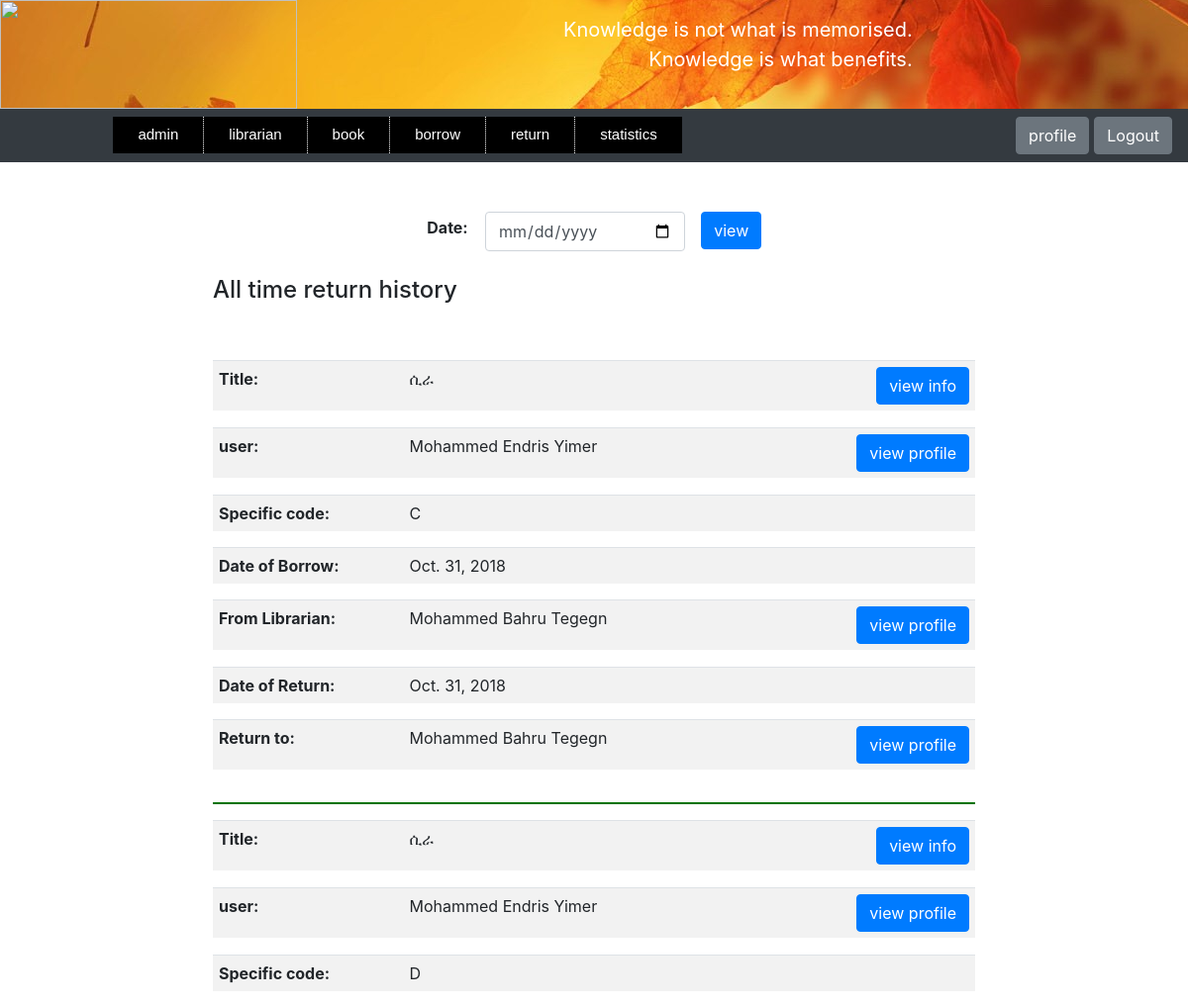
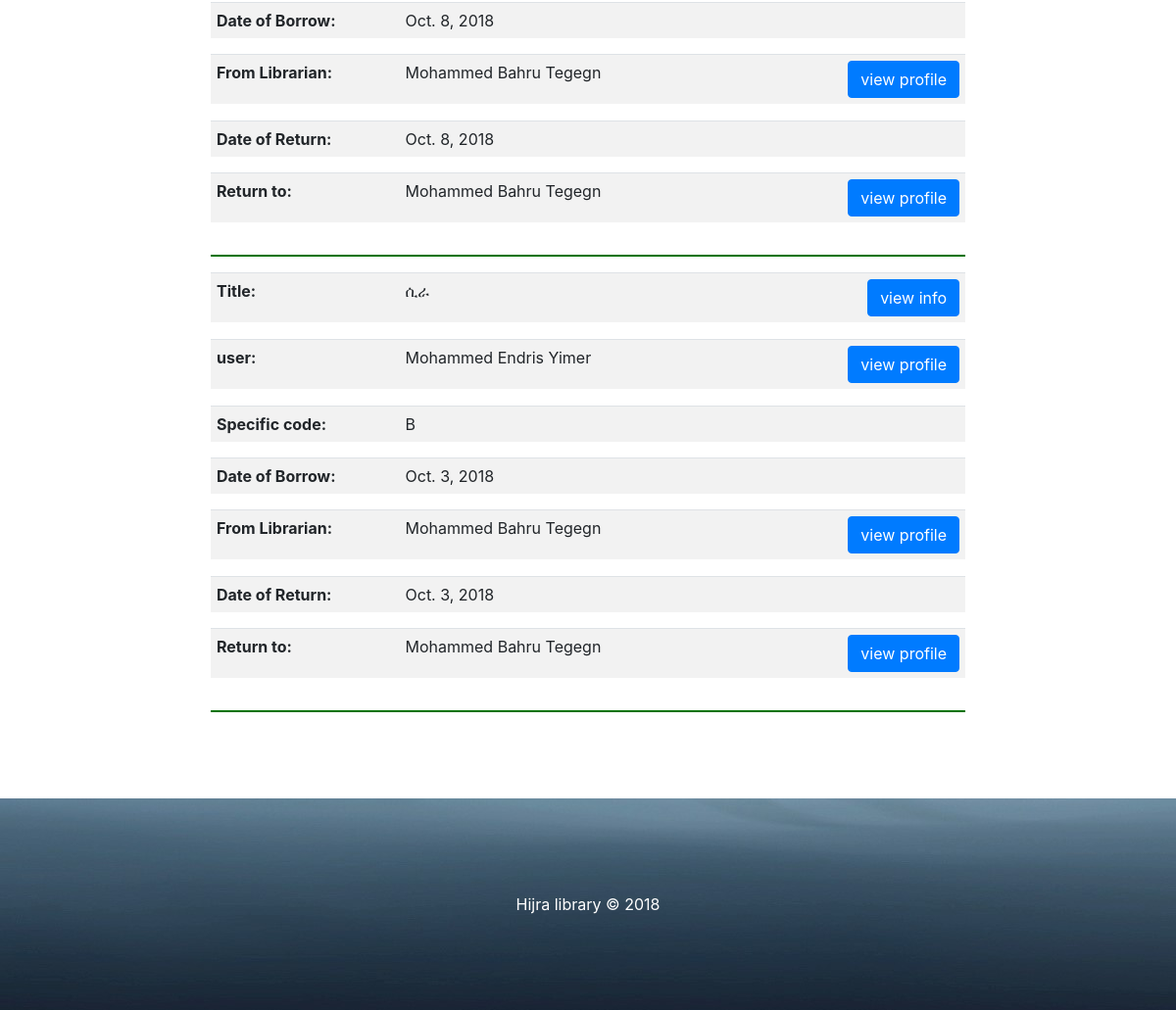
Page /view-book-return/ (signed in) on the committed database (2 pictures, top to bottom).
### store/models.py (models this page shows, shortened)
class Borrow(models.Model):
    user = models.ForeignKey(User, on_delete=models.CASCADE)
    book = models.ForeignKey(Book, on_delete=models.CASCADE)
    librarian = models.ForeignKey(Librarian, on_delete=models.CASCADE, null=True, blank=True,
                                  related_name='borrow_librarian')
    specific_code = models.CharField(max_length=200)
    borrow_date = models.DateField()
    return_date = models.DateField(blank=True, null=True)
    return_to = models.ForeignKey(Librarian, on_delete=models.CASCADE, null=True, blank=True,
                                  related_name='return_librarian')

class Book(models.Model):
    code = models.CharField(max_length=200, unique=True)
    title = models.CharField(max_length=200)
    author = models.CharField(max_length=200)
    pub_year = models.PositiveSmallIntegerField(null=True, blank=True)
    category = models.ForeignKey(Category, on_delete=models.CASCADE, null=True, blank=True)
    description = models.TextField(blank=True)
    page = models.PositiveIntegerField()
    amount = models.PositiveIntegerField(default=1)
    specific_code = CollectionField(sort=True, unique_items=True, collection_type=set)
    borrow_specific_code = CollectionField(sort=True, unique_items=True, collection_type=set, blank=True)
    image = models.ImageField(upload_to='', blank=True, default='book.png')
    register_date = models.DateField()
    class Meta:
        unique_together = ('title', 'author', 'page')
    def image_tag(self):
        return mark_safe('<img src="%s" width="150" height="150"/>' % self.image.url)
    image_tag.short_description = 'Image'
    image_tag.allow_tags = True

class User(models.Model):
    user_id = models.CharField(max_length=200, blank=True, unique=True)
    name = models.CharField(max_length=200, help_text='Enter user Name')
    middle_name = models.CharField(max_length=200)
    last_name = models.CharField(max_length=200)
    phone_regex = RegexValidator(
        regex=r'^\+?1?\d{10,15}$',
        message='Phone number must be entered in the format : 0987654321 or +251987654321 up to 15 digits allowed'
    )
    phone = models.CharField(validators=[phone_regex], max_length=15)
    year = models.PositiveSmallIntegerField(blank=True, null=True, default=0)
    department = models.CharField(max_length=200, null=True, blank=True)
    email = models.EmailField(blank=True)
    password_regex = RegexValidator(
        regex=r'^\S{6,1024}',
        message='password must be at least 6 character'
    )
    password = models.CharField(validators=[password_regex], max_length=1024)
    password_hint = models.CharField(max_length=200, blank=True)
    sex = models.CharField(max_length=200, choices=(('male', 'male'), ('female', 'female')))
    photo = models.ImageField(blank=True, default='null.png')
    register_date = models.DateField()
    def image_tag(self):
        return mark_safe('<img src="%s" width="150" height="150"/>' % self.photo.url)
    image_tag.short_description = 'Photo'
    image_tag.allow_tags = True

class Librarian(models.Model):
    librarian_id = models.CharField(max_length=200, blank=True, unique=True)
    name = models.CharField(max_length=200)
    middle_name = models.CharField(max_length=200)
    last_name = models.CharField(max_length=200)
    phone_regex = RegexValidator(
        regex=r'^\+?1?\d{10,15}$',
        message='Phone number must be entered in the format : 0987654321 or +251987654321 up to 15 digits allowed'
    )
    phone = models.CharField(validators=[phone_regex], max_length=15)
    year = models.PositiveSmallIntegerField(blank=True, null=True, default=0)
    department = models.CharField(max_length=200, null=True, blank=True)
    email = models.EmailField(blank=True)
    password_regex = RegexValidator(
        regex=r'^\S{6,1024}',
        message='password must be at least 6 character'
    )
    password = models.CharField(validators=[password_regex], max_length=1024)
    password_hint = models.CharField(max_length=200, blank=True)
    sex = models.CharField(max_length=200, choices=(('male', 'male'), ('female', 'female')))
    photo = models.ImageField(blank=True, default='null.png')
    register_date = models.DateField()
    def image_tag(self):
        return mark_safe('<img src="%s" width="150" height="150"/>' % self.photo.url)
    image_tag.short_description = 'Photo'
    image_tag.allow_tags = True

### store/views.py (the view)
# urls.py: path('view-book-return/', views.view_book_return_by_admin, name='view_book_return_by_admin'),
def view_book_return_by_admin(request):
    admin_id = request.session.get('admin_auth')
    if not admin_id:
        raise Http404("You are not Logged in")
    admin = Admin.objects.get(admin_id=admin_id)
    if request.method == "POST":
        form = DateSearchEngine(request.POST)
        if form.is_valid():
            date = request.POST.get('search_date')
            borrow = Borrow.objects.filter(return_date=date)
            for i in borrow:
                i.book.photo = "Images/" + str(i.book.image)
                i.user.image = "Images/" + str(i.user.photo)
                if i.librarian:
                    i.librarian.image = "Images/" + str(i.librarian.photo)
                if i.return_to:
                    i.return_to.image = "Images/" + str(i.return_to.photo)
            return render(request, 'webpages/view_book_return_by_admin.html',
                          {'form': form, 'borrow': borrow, 'date': date, 'sex': admin.sex})
        return render(request, 'webpages/view_book_return_by_admin.html', {'form': form, 'date': None})
    else:
        form = DateSearchEngine()
        borrow = Borrow.objects.all().exclude(return_date=None).order_by('return_date').reverse()
        for i in borrow:
            i.book.photo = "Images/" + str(i.book.image)
            i.user.image = "Images/" + str(i.user.photo)
            if i.librarian:
                i.librarian.image = "Images/" + str(i.librarian.photo)
            if i.return_to:
                i.return_to.image = "Images/" + str(i.return_to.photo)
        return render(request, 'webpages/view_book_return_by_admin.html',
                      {'form': form, 'borrow': borrow, 'date': 'All time', 'sex': admin.sex})

### store/forms.py (shortened to what this page needs)
class DateSearchEngine(forms.Form):
    search_date = forms.DateField(
        label='Date',
        widget=forms.DateInput(attrs={'type': 'date'}),
    )

### store/models.py (called while the page is built)
    def __str__(self):
        return self.name

### store/templates/webpages/view_book_return_by_admin.html (shortened to what this page needs)
<!DOCTYPE html>
<html lang="en">
<head>
    {% include "webpages/admin_page.html" %}
    {%load static%}
    {%load filter%}
    {% load widget_tweaks %}
    <link rel="stylesheet" href="{% static 'files/bootstrap/css/bootstrap.css' %}"  type="text/css" >
    <link rel="stylesheet" href="{% static 'files/style5.css' %}"  type="text/css" >
    <link rel="stylesheet" href="{% static 'files/style6.css' %}"  type="text/css" >
    <link rel="stylesheet" href="{% static 'files/style8.css' %}"  type="text/css" >
</head>
    <body>
        <div class = "container col-4">
        <form enctype="multipart/form-data" method="post" novalidate>
            {% for field in form.visible_fields %}
                <table style="width:100%; margin-top:0px;">
                    <tr >
                        <td style="width:20%;" align="center">
                            <strong>{{ field.label_tag }}</strong>
                        </td>
                        <td style="width:55%; vertical-align: top;">
                    {% if form.is_bound %}
                        {% if field.errors %}
                            {% render_field field class="form-control is-invalid" %}
                            {% for  error in field.errors %}
                                <div class="invalid-feedback">
                                    {{ error }}
                                </div>
                            {% endfor %}
                        {% else %}
                            {% render_field field class="form-control is-valid" %}
                        {% endif %}
                    {% else %}
                        {% render_field field class="form-control" %}
                    {% endif %}
                        </td>
                        <td style="width:25%; vertical-align: top;" align="center">
                    <button type="submit" class = "btn btn-primary" > view</button>
                        </td>
                    </tr>
                </table>
            {% endfor %}
        </form>
        </div>
        <div class="container col-8">
            {% if date  %}
                {% if borrow %}
                    <br><h4>{{date}} return history</h4><br><br>
                {% else %}
                    <br><h4>There is no return history on {{date}}</h4><br>
                {% endif %}
            {% endif %}
        </div>
        {% for i in borrow %}
        <div class="container col-8">
                {% if i.user.sex == sex %}
                <table  class="table table-striped">
                {% else %}
                 <table  class="table table-primary">
                 {% endif %}
                    <tr>
                        <td style="width: 25%;"><strong>Title:</strong></td>
                        <td style="width: 50%;">{{i.book.title}} </td>
                        <td style="width: 25%;" align="right">
                            <input type="button"  id ="button-book-{{i.id}}" class="btn btn-primary"  onclick="bookFunction({{i.id}})"
                      value="view info" ></td>
                    </tr>
                </table>
            </div>
            <div class="container col-8">
            </div>
        {% if i.user.sex == sex %}
            <div class="container col-8">
                <table  class="table table-striped">
                    <tr>
                        <td style="width: 25%;"><strong>user:</strong></td>
                        <td style="width: 50%;">{{i.user.name}} {{i.user.middle_name}}  {{i.user.last_name}}</td>
                        <td style="width: 25%;" align="right">
                            <input type="button"  id ="button-{{i.id}}" class="btn btn-primary"  onclick="myFunction({{i.id}})"
                      value="view profile" ></td>
                    </tr>
                </table>
            </div>
            <div class="container col-8">
            </div>
            <div class="container col-8">
                <table  class="table table-striped">
                    <tr>
                        <td style="width: 25%;"><strong>Specific code:</strong></td>
                        <td style="width: 75%;">{{i.specific_code}} </td>
                    </tr>
                </table>
            </div>
            <div class="container col-8">
                <table  class="table table-striped">
                    <tr>
                        <td style="width: 25%;"><strong>Date of Borrow:</strong></td>
                        <td style="width: 75%;">{{i.borrow_date}} </td>
                    </tr>
                </table>
            </div>
            {% if i.librarian %}
                <div class="container col-8">
                    <table  class="table table-striped">
                        <tr>
                            <td style="width: 25%;"><strong>From Librarian:</strong></td>
                            <td style="width: 50%;">{{i.librarian.name}} {{i.librarian.middle_name}}  {{i.librarian.last_name}}</td>
                            <td style="width: 25%;" align="right">
                                <input type="button"  id ="button4-{{i.id}}" class="btn btn-primary"  onclick="librarianFun({{i.id}})"
                                    value="view profile" style="margin-left:15px;"></td>
                        </tr>
                    </table>
                </div>
                <div class="container col-8">
                </div>
            {% endif %}
            {% if date == 'All time' %}
                <div class="container col-8">
                <table  class="table table-striped">
                    <tr>
                        <td style="width: 25%;"><strong>Date of Return:</strong></td>
                        <td style="width: 75%;">{{i.return_date}} </td>
                    </tr>
                </table>
                </div>
            {% endif %}
            {% if i.return_to %}
                <div class="container col-8">
                        <table  class="table table-striped">
                            <tr>
                                <td style="width: 25%;"><strong>Return to:</strong></td>
                                <td style="width: 50%;">{{i.return_to.name}} {{i.return_to.middle_name}}  {{i.return_to.last_name}}</td>
                                <td style="width: 25%;" align="right">
                                    <input type="button"  id ="button5-{{i.id}}" class="btn btn-primary"  onclick="returnLibrarianFun({{i.id}})"
                                        value="view profile" style="margin-left:15px;"></td>
                            </tr>
                        </table>
                </div>
                <div class="container col-8">
                </div>
            {% endif %}
        {% endif %}
        <div class="container col-8"><hr></div>
        {% endfor %}
    </body>
    <footer>
        {% include "webpages/footer.html" %}
    </footer>
</html>

### store/static/files/style3.css (style rules this page uses)
a.butt:link, a.back:visited, { background-color: #11aa44; color: white; }
table, th, td { border: 1px solid black; }

### store/static/files/style6.css (style rules this page uses)
.table-striped>tbody>tr>td { padding:6px; text-font:8px; }
hr { background-color: green; border-width:2px; }

### rows in the picture
Borrow: book "ሲራ", user.name "Mohammed", user.middle_name "Endris", user.last_name "Yimer", specific_code "C", borrow_date "Oct. 31, 2018", librarian.name "Mohammed", librarian.middle_name "Bahru", librarian.last_name "Tegegn", return_date "Oct. 31, 2018", return_to.name "Mohammed", return_to.middle_name "Bahru", return_to.last_name "Tegegn"
Borrow: book "ሲራ", user.name "Mohammed", user.middle_name "Endris", user.last_name "Yimer", specific_code "D", borrow_date "Oct. 8, 2018", librarian.name "Mohammed", librarian.middle_name "Bahru", librarian.last_name "Tegegn", return_date "Oct. 8, 2018", return_to.name "Mohammed", return_to.middle_name "Bahru", return_to.last_name "Tegegn"
Borrow: book "ሲራ", user.name "Mohammed", user.middle_name "Endris", user.last_name "Yimer", specific_code "B", borrow_date "Oct. 3, 2018", librarian.name "Mohammed", librarian.middle_name "Bahru", librarian.last_name "Tegegn", return_date "Oct. 3, 2018", return_to.name "Mohammed", return_to.middle_name "Bahru", return_to.last_name "Tegegn"

### other values in the picture
{{ field.label_tag }} "Date:"
{{ date }} "All time"
